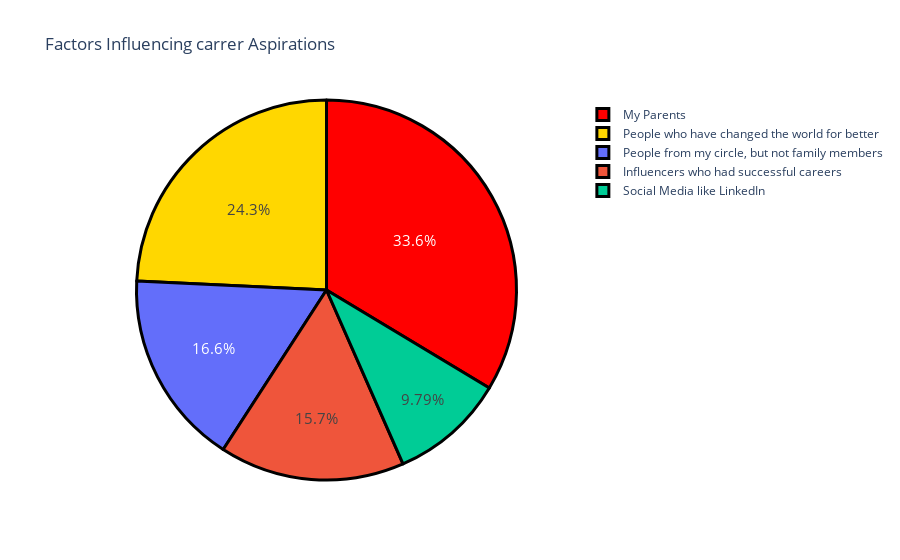

Source (notebook cell):
### Code cell
import plotly.graph_objects as go
question1 = data["Which of the below factors influence the most about your career aspirations ?"].value_counts()
label = question1.index
counts = question1.values
colors = ["red","gold"]
fig = go.Figure(data=[go.Pie(labels = label , values = counts)])
fig.update_layout(title_text = "Factors Influencing carrer Aspirations")
fig.update_traces(hoverinfo ="label+value" , textinfo = "percent" , textfont_size = 15,
                  marker = dict(colors=colors , line=dict(color="black",width=3)))
fig.show()

### Figure 1 — Plotly figure (JSON) as saved in the notebook; plotly's stock layout.template omitted (floating-point values rounded to 4 significant figures)
{"data": [{"hoverinfo": "label+value", "labels": ["My Parents", "People who have changed the world for better", "People from my circle, but not family members", "Influencers who had successful careers", "Social Media like LinkedIn"], "marker": {"colors": ["red", "gold"], "line": {"color": "black", "width": 3}}, "textfont": {"size": 15}, "textinfo": "percent", "type": "pie", "values": [79, 57, 39, 37, 23]}], "layout": {"autosize": true, "title": {"text": "Factors Influencing carrer Aspirations"}}}
